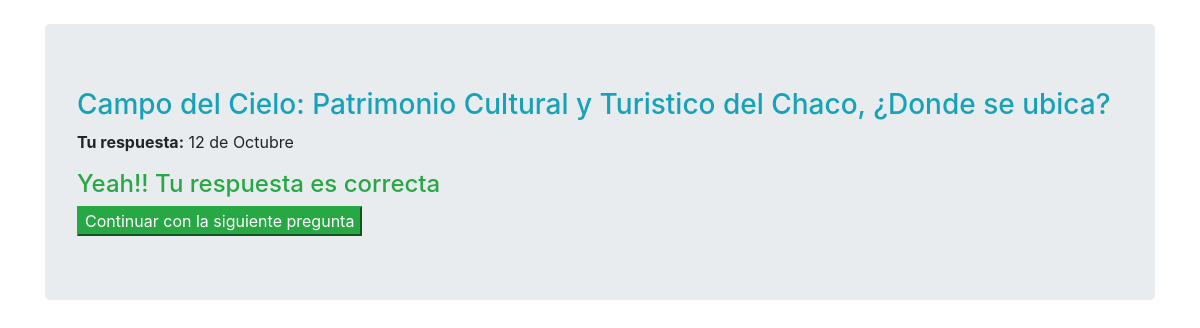
/resultado/1/, run on the app's committed database.
### Quiz/models.py (models this page shows, shortened)
class PreguntasRespondidas(models.Model):
	quizUser = models.ForeignKey(QuizUsuario, on_delete=models.CASCADE, related_name='intentos')
	pregunta = models.ForeignKey(Pregunta, on_delete=models.CASCADE)
	respuesta = models.ForeignKey(ElegirRespuesta, on_delete=models.CASCADE, null=True)
	correcta  = models.BooleanField(verbose_name='¿Es esta la respuesta correcta?', default=False, null=False)
	puntaje_obtenido = models.DecimalField(verbose_name='Puntaje Obtenido', default=0, decimal_places=2, max_digits=6)

class Pregunta(models.Model):
	NUMER_DE_RESPUESTAS_PERMITIDAS = 1
	texto = models.TextField(verbose_name='Texto de la pregunta')
	max_puntaje = models.DecimalField(verbose_name='Maximo Puntaje', default=5, decimal_places=2, max_digits=6)

class ElegirRespuesta(models.Model):
	MAXIMO_RESPUESTA = 4
	pregunta = models.ForeignKey(Pregunta, related_name='opciones', on_delete=models.CASCADE)
	correcta = models.BooleanField(verbose_name='¿Es esta la pregunta correcta?', default=False, null=False)
	texto = models.TextField(verbose_name='Texto de la respuesta')

### Quiz/views.py (the view)
# urls.py: path('resultado/<int:pregunta_respondida_pk>/', resultado_pregunta, name='resultado'),
def resultado_pregunta(request, pregunta_respondida_pk):
	respondida = get_object_or_404(PreguntasRespondidas, pk=pregunta_respondida_pk)
	context = {
		'respondida':respondida
	}
	return render(request, 'play/resultados.html', context)

### template/play/resultados.html (shortened to what this page needs)
{% extends 'base.html' %}
{% block contenido %}
<div class="container">
	<div class="jumbotron my-4">
		<h3 class="text-info">{{respondida.pregunta.texto|safe}}</h3>
		<p>
			<strong>Tu respuesta:</strong>
			{{respondida.respuesta.texto|safe}}
		</p>
	{% if respondida.respuesta.correcta %}
		<h4 class="text-success">Yeah!! Tu respuesta es correcta</h4>
	{% endif %}
	<a href="{% url 'jugar' %}">
		<button class="btn-success">
			Continuar con la siguiente pregunta
		</button>
	</a>
	</div>
</div>
{% endblock %}

### template/base.html (style rules this page uses)
body { background-image: url("https://fotos.perfil.com/2019/05/13/trim/960/540/0513-chaco-formosa-low-cost-698403.jpg?format=webp") ; background-size: cover; background-attachment: fixed; }

### data on the page
PreguntasRespondidas: pregunta.texto "Campo del Cielo: Patrimonio Cultural y Turistico del Chaco, ¿Donde se ubica?", respuesta.texto "12 de Octubre"
